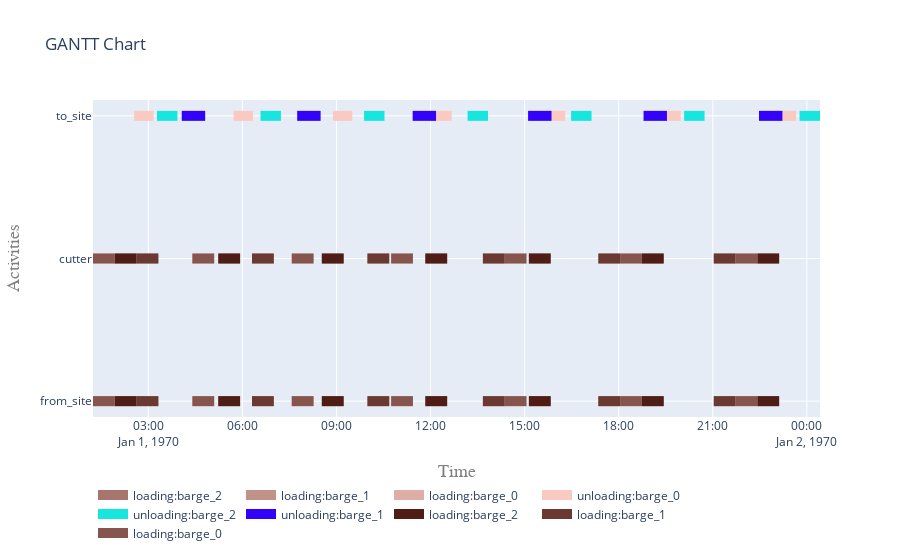

Notebook cell for this chart:
### Code cell
fig = plot.get_gantt_chart([from_site, to_site, cutter], id_map=activities)

### Figure 1 — Plotly figure (JSON) as saved in the notebook; plotly's stock layout.template omitted (floating-point values rounded to 4 significant figures)
{"data": [{"connectgaps": false, "hoverinfo": "y+name", "line": {"color": "rgb(166,118,110)", "width": 10}, "mode": "lines", "name": "loading:barge_2", "type": "scatter", "x": ["1970-01-01T01:55:54", "1970-01-01T01:55:54", "1970-01-01T02:37:34", "1970-01-01T02:37:34", "1970-01-01T02:37:34", "1970-01-01T05:13:58", "1970-01-01T05:13:58", "1970-01-01T05:55:38", "1970-01-01T05:55:38", "1970-01-01T05:55:38", "1970-01-01T08:32:02", "1970-01-01T08:32:02", "1970-01-01T09:13:42", "1970-01-01T09:13:42", "1970-01-01T09:13:42", "1970-01-01T11:50:06", "1970-01-01T11:50:06", "1970-01-01T12:31:46", "1970-01-01T12:31:46", "1970-01-01T12:31:46", "1970-01-01T15:08:10", "1970-01-01T15:08:10", "1970-01-01T15:49:50", "1970-01-01T15:49:50", "1970-01-01T15:49:50", "1970-01-01T18:44:22", "1970-01-01T18:44:22", "1970-01-01T19:26:02", "1970-01-01T19:26:02", "1970-01-01T19:26:02", "1970-01-01T22:25:14", "1970-01-01T22:25:14", "1970-01-01T23:06:54", "1970-01-01T23:06:54", "1970-01-01T23:06:54", "1970-01-01T01:55:54", "1970-01-01T01:55:54", "1970-01-01T02:37:34", "1970-01-01T02:37:34", "1970-01-01T02:37:34", "1970-01-01T05:13:58", "1970-01-01T05:13:58", "1970-01-01T05:55:38", "1970-01-01T05:55:38", "1970-01-01T05:55:38", "1970-01-01T08:32:02", "1970-01-01T08:32:02", "1970-01-01T09:13:42", "1970-01-01T09:13:42", "1970-01-01T09:13:42", "1970-01-01T11:50:06", "1970-01-01T11:50:06", "1970-01-01T12:31:46", "1970-01-01T12:31:46", "1970-01-01T12:31:46", "1970-01-01T15:08:10", "1970-01-01T15:08:10", "1970-01-01T15:49:50", "1970-01-01T15:49:50", "1970-01-01T15:49:50", "1970-01-01T18:44:22", "1970-01-01T18:44:22", "1970-01-01T19:26:02", "1970-01-01T19:26:02", "1970-01-01T19:26:02", "1970-01-01T22:25:14", "1970-01-01T22:25:14", "1970-01-01T23:06:54", "1970-01-01T23:06:54", "1970-01-01T23:06:54"], "y": ["from_site", "from_site", "from_site", "from_site", null, "from_site", "from_site", "from_site", "from_site", null, "from_site", "from_site", "from_site", "from_site", null, "from_site", "from_site", "from_site", "from_site", null, "from_site", "from_site", "from_site", "from_site", null, "from_site", "from_site", "from_site", "from_site", null, "from_site", "from_site", "from_site", "from_site", null, "cutter", "cutter", "cutter", "cutter", null, "cutter", "cutter", "cutter", "cutter", null, "cutter", "cutter", "cutter", "cutter", null, "cutter", "cutter", "cutter", "cutter", null, "cutter", "cutter", "cutter", "cutter", null, "cutter", "cutter", "cutter", "cutter", null, "cutter", "cutter", "cutter", "cutter", null]}, {"connectgaps": false, "hoverinfo": "y+name", "line": {"color": "rgb(194,146,138)", "width": 10}, "mode": "lines", "name": "loading:barge_1", "type": "scatter", "x": ["1970-01-01T02:37:34", "1970-01-01T02:37:34", "1970-01-01T03:19:14", "1970-01-01T03:19:14", "1970-01-01T03:19:14", "1970-01-01T06:18:26", "1970-01-01T06:18:26", "1970-01-01T07:00:06", "1970-01-01T07:00:06", "1970-01-01T07:00:06", "1970-01-01T09:59:18", "1970-01-01T09:59:18", "1970-01-01T10:40:58", "1970-01-01T10:40:58", "1970-01-01T10:40:58", "1970-01-01T13:40:10", "1970-01-01T13:40:10", "1970-01-01T14:21:50", "1970-01-01T14:21:50", "1970-01-01T14:21:50", "1970-01-01T17:21:02", "1970-01-01T17:21:02", "1970-01-01T18:02:42", "1970-01-01T18:02:42", "1970-01-01T18:02:42", "1970-01-01T21:01:54", "1970-01-01T21:01:54", "1970-01-01T21:43:34", "1970-01-01T21:43:34", "1970-01-01T21:43:34", "1970-01-01T02:37:34", "1970-01-01T02:37:34", "1970-01-01T03:19:14", "1970-01-01T03:19:14", "1970-01-01T03:19:14", "1970-01-01T06:18:26", "1970-01-01T06:18:26", "1970-01-01T07:00:06", "1970-01-01T07:00:06", "1970-01-01T07:00:06", "1970-01-01T09:59:18", "1970-01-01T09:59:18", "1970-01-01T10:40:58", "1970-01-01T10:40:58", "1970-01-01T10:40:58", "1970-01-01T13:40:10", "1970-01-01T13:40:10", "1970-01-01T14:21:50", "1970-01-01T14:21:50", "1970-01-01T14:21:50", "1970-01-01T17:21:02", "1970-01-01T17:21:02", "1970-01-01T18:02:42", "1970-01-01T18:02:42", "1970-01-01T18:02:42", "1970-01-01T21:01:54", "1970-01-01T21:01:54", "1970-01-01T21:43:34", "1970-01-01T21:43:34", "1970-01-01T21:43:34"], "y": ["from_site", "from_site", "from_site", "from_site", null, "from_site", "from_site", "from_site", "from_site", null, "from_site", "from_site", "from_site", "from_site", null, "from_site", "from_site", "from_site", "from_site", null, "from_site", "from_site", "from_site", "from_site", null, "from_site", "from_site", "from_site", "from_site", null, "cutter", "cutter", "cutter", "cutter", null, "cutter", "cutter", "cutter", "cutter", null, "cutter", "cutter", "cutter", "cutter", null, "cutter", "cutter", "cutter", "cutter", null, "cutter", "cutter", "cutter", "cutter", null, "cutter", "cutter", "cutter", "cutter", null]}, {"connectgaps": false, "hoverinfo": "y+name", "line": {"color": "rgb(222,174,166)", "width": 10}, "mode": "lines", "name": "loading:barge_0", "type": "scatter", "x": ["1970-01-01T01:14:14", "1970-01-01T01:14:14", "1970-01-01T01:55:54", "1970-01-01T01:55:54", "1970-01-01T01:55:54", "1970-01-01T04:24:22", "1970-01-01T04:24:22", "1970-01-01T05:06:02", "1970-01-01T05:06:02", "1970-01-01T05:06:02", "1970-01-01T07:34:30", "1970-01-01T07:34:30", "1970-01-01T08:16:10", "1970-01-01T08:16:10", "1970-01-01T08:16:10", "1970-01-01T10:44:38", "1970-01-01T10:44:38", "1970-01-01T11:26:18", "1970-01-01T11:26:18", "1970-01-01T11:26:18", "1970-01-01T14:21:50", "1970-01-01T14:21:50", "1970-01-01T15:03:30", "1970-01-01T15:03:30", "1970-01-01T15:03:30", "1970-01-01T18:02:42", "1970-01-01T18:02:42", "1970-01-01T18:44:22", "1970-01-01T18:44:22", "1970-01-01T18:44:22", "1970-01-01T21:43:34", "1970-01-01T21:43:34", "1970-01-01T22:25:14", "1970-01-01T22:25:14", "1970-01-01T22:25:14", "1970-01-01T01:14:14", "1970-01-01T01:14:14", "1970-01-01T01:55:54", "1970-01-01T01:55:54", "1970-01-01T01:55:54", "1970-01-01T04:24:22", "1970-01-01T04:24:22", "1970-01-01T05:06:02", "1970-01-01T05:06:02", "1970-01-01T05:06:02", "1970-01-01T07:34:30", "1970-01-01T07:34:30", "1970-01-01T08:16:10", "1970-01-01T08:16:10", "1970-01-01T08:16:10", "1970-01-01T10:44:38", "1970-01-01T10:44:38", "1970-01-01T11:26:18", "1970-01-01T11:26:18", "1970-01-01T11:26:18", "1970-01-01T14:21:50", "1970-01-01T14:21:50", "1970-01-01T15:03:30", "1970-01-01T15:03:30", "1970-01-01T15:03:30", "1970-01-01T18:02:42", "1970-01-01T18:02:42", "1970-01-01T18:44:22", "1970-01-01T18:44:22", "1970-01-01T18:44:22", "1970-01-01T21:43:34", "1970-01-01T21:43:34", "1970-01-01T22:25:14", "1970-01-01T22:25:14", "1970-01-01T22:25:14"], "y": ["from_site", "from_site", "from_site", "from_site", null, "from_site", "from_site", "from_site", "from_site", null, "from_site", "from_site", "from_site", "from_site", null, "from_site", "from_site", "from_site", "from_site", null, "from_site", "from_site", "from_site", "from_site", null, "from_site", "from_site", "from_site", "from_site", null, "from_site", "from_site", "from_site", "from_site", null, "cutter", "cutter", "cutter", "cutter", null, "cutter", "cutter", "cutter", "cutter", null, "cutter", "cutter", "cutter", "cutter", null, "cutter", "cutter", "cutter", "cutter", null, "cutter", "cutter", "cutter", "cutter", null, "cutter", "cutter", "cutter", "cutter", null, "cutter", "cutter", "cutter", "cutter", null]}, {"connectgaps": false, "hoverinfo": "y+name", "line": {"color": "rgb(250,202,194)", "width": 10}, "mode": "lines", "name": "unloading:barge_0", "type": "scatter", "x": ["1970-01-01T02:33:01", "1970-01-01T02:33:01", "1970-01-01T03:10:08", "1970-01-01T03:10:08", "1970-01-01T03:10:08", "1970-01-01T05:43:09", "1970-01-01T05:43:09", "1970-01-01T06:20:16", "1970-01-01T06:20:16", "1970-01-01T06:20:16", "1970-01-01T08:53:17", "1970-01-01T08:53:17", "1970-01-01T09:30:24", "1970-01-01T09:30:24", "1970-01-01T09:30:24", "1970-01-01T12:03:25", "1970-01-01T12:03:25", "1970-01-01T12:40:32", "1970-01-01T12:40:32", "1970-01-01T12:40:32", "1970-01-01T15:40:37", "1970-01-01T15:40:37", "1970-01-01T16:17:44", "1970-01-01T16:17:44", "1970-01-01T16:17:44", "1970-01-01T19:21:29", "1970-01-01T19:21:29", "1970-01-01T19:58:36", "1970-01-01T19:58:36", "1970-01-01T19:58:36", "1970-01-01T23:02:21", "1970-01-01T23:02:21", "1970-01-01T23:39:28", "1970-01-01T23:39:28", "1970-01-01T23:39:28"], "y": ["to_site", "to_site", "to_site", "to_site", null, "to_site", "to_site", "to_site", "to_site", null, "to_site", "to_site", "to_site", "to_site", null, "to_site", "to_site", "to_site", "to_site", null, "to_site", "to_site", "to_site", "to_site", null, "to_site", "to_site", "to_site", "to_site", null, "to_site", "to_site", "to_site", "to_site", null]}, {"connectgaps": false, "hoverinfo": "y+name", "line": {"color": "rgb(22,230,222)", "width": 10}, "mode": "lines", "name": "unloading:barge_2", "type": "scatter", "x": ["1970-01-01T03:16:40", "1970-01-01T03:16:40", "1970-01-01T03:55:46", "1970-01-01T03:55:46", "1970-01-01T03:55:46", "1970-01-01T06:34:44", "1970-01-01T06:34:44", "1970-01-01T07:13:50", "1970-01-01T07:13:50", "1970-01-01T07:13:50", "1970-01-01T09:52:48", "1970-01-01T09:52:48", "1970-01-01T10:31:54", "1970-01-01T10:31:54", "1970-01-01T10:31:54", "1970-01-01T13:10:52", "1970-01-01T13:10:52", "1970-01-01T13:49:58", "1970-01-01T13:49:58", "1970-01-01T13:49:58", "1970-01-01T16:28:56", "1970-01-01T16:28:56", "1970-01-01T17:08:02", "1970-01-01T17:08:02", "1970-01-01T17:08:02", "1970-01-01T20:05:08", "1970-01-01T20:05:08", "1970-01-01T20:44:14", "1970-01-01T20:44:14", "1970-01-01T20:44:14", "1970-01-01T23:46:00", "1970-01-01T23:46:00", "1970-01-02T00:25:06", "1970-01-02T00:25:06", "1970-01-02T00:25:06"], "y": ["to_site", "to_site", "to_site", "to_site", null, "to_site", "to_site", "to_site", "to_site", null, "to_site", "to_site", "to_site", "to_site", null, "to_site", "to_site", "to_site", "to_site", null, "to_site", "to_site", "to_site", "to_site", null, "to_site", "to_site", "to_site", "to_site", null, "to_site", "to_site", "to_site", "to_site", null]}, {"connectgaps": false, "hoverinfo": "y+name", "line": {"color": "rgb(50,2,250)", "width": 10}, "mode": "lines", "name": "unloading:barge_1", "type": "scatter", "x": ["1970-01-01T04:04:02", "1970-01-01T04:04:02", "1970-01-01T04:48:50", "1970-01-01T04:48:50", "1970-01-01T04:48:50", "1970-01-01T07:44:54", "1970-01-01T07:44:54", "1970-01-01T08:29:42", "1970-01-01T08:29:42", "1970-01-01T08:29:42", "1970-01-01T11:25:46", "1970-01-01T11:25:46", "1970-01-01T12:10:34", "1970-01-01T12:10:34", "1970-01-01T12:10:34", "1970-01-01T15:06:38", "1970-01-01T15:06:38", "1970-01-01T15:51:26", "1970-01-01T15:51:26", "1970-01-01T15:51:26", "1970-01-01T18:47:30", "1970-01-01T18:47:30", "1970-01-01T19:32:18", "1970-01-01T19:32:18", "1970-01-01T19:32:18", "1970-01-01T22:28:22", "1970-01-01T22:28:22", "1970-01-01T23:13:10", "1970-01-01T23:13:10", "1970-01-01T23:13:10"], "y": ["to_site", "to_site", "to_site", "to_site", null, "to_site", "to_site", "to_site", "to_site", null, "to_site", "to_site", "to_site", "to_site", null, "to_site", "to_site", "to_site", "to_site", null, "to_site", "to_site", "to_site", "to_site", null, "to_site", "to_site", "to_site", "to_site", null]}, {"connectgaps": false, "hoverinfo": "y+name", "line": {"color": "rgb(78,30,22)", "width": 10}, "mode": "lines", "name": "loading:barge_2", "type": "scatter", "x": ["1970-01-01T01:55:54", "1970-01-01T01:55:54", "1970-01-01T02:37:34", "1970-01-01T02:37:34", "1970-01-01T02:37:34", "1970-01-01T05:13:58", "1970-01-01T05:13:58", "1970-01-01T05:55:38", "1970-01-01T05:55:38", "1970-01-01T05:55:38", "1970-01-01T08:32:02", "1970-01-01T08:32:02", "1970-01-01T09:13:42", "1970-01-01T09:13:42", "1970-01-01T09:13:42", "1970-01-01T11:50:06", "1970-01-01T11:50:06", "1970-01-01T12:31:46", "1970-01-01T12:31:46", "1970-01-01T12:31:46", "1970-01-01T15:08:10", "1970-01-01T15:08:10", "1970-01-01T15:49:50", "1970-01-01T15:49:50", "1970-01-01T15:49:50", "1970-01-01T18:44:22", "1970-01-01T18:44:22", "1970-01-01T19:26:02", "1970-01-01T19:26:02", "1970-01-01T19:26:02", "1970-01-01T22:25:14", "1970-01-01T22:25:14", "1970-01-01T23:06:54", "1970-01-01T23:06:54", "1970-01-01T23:06:54", "1970-01-01T01:55:54", "1970-01-01T01:55:54", "1970-01-01T02:37:34", "1970-01-01T02:37:34", "1970-01-01T02:37:34", "1970-01-01T05:13:58", "1970-01-01T05:13:58", "1970-01-01T05:55:38", "1970-01-01T05:55:38", "1970-01-01T05:55:38", "1970-01-01T08:32:02", "1970-01-01T08:32:02", "1970-01-01T09:13:42", "1970-01-01T09:13:42", "1970-01-01T09:13:42", "1970-01-01T11:50:06", "1970-01-01T11:50:06", "1970-01-01T12:31:46", "1970-01-01T12:31:46", "1970-01-01T12:31:46", "1970-01-01T15:08:10", "1970-01-01T15:08:10", "1970-01-01T15:49:50", "1970-01-01T15:49:50", "1970-01-01T15:49:50", "1970-01-01T18:44:22", "1970-01-01T18:44:22", "1970-01-01T19:26:02", "1970-01-01T19:26:02", "1970-01-01T19:26:02", "1970-01-01T22:25:14", "1970-01-01T22:25:14", "1970-01-01T23:06:54", "1970-01-01T23:06:54", "1970-01-01T23:06:54"], "y": ["from_site", "from_site", "from_site", "from_site", null, "from_site", "from_site", "from_site", "from_site", null, "from_site", "from_site", "from_site", "from_site", null, "from_site", "from_site", "from_site", "from_site", null, "from_site", "from_site", "from_site", "from_site", null, "from_site", "from_site", "from_site", "from_site", null, "from_site", "from_site", "from_site", "from_site", null, "cutter", "cutter", "cutter", "cutter", null, "cutter", "cutter", "cutter", "cutter", null, "cutter", "cutter", "cutter", "cutter", null, "cutter", "cutter", "cutter", "cutter", null, "cutter", "cutter", "cutter", "cutter", null, "cutter", "cutter", "cutter", "cutter", null, "cutter", "cutter", "cutter", "cutter", null]}, {"connectgaps": false, "hoverinfo": "y+name", "line": {"color": "rgb(106,58,50)", "width": 10}, "mode": "lines", "name": "loading:barge_1", "type": "scatter", "x": ["1970-01-01T02:37:34", "1970-01-01T02:37:34", "1970-01-01T03:19:14", "1970-01-01T03:19:14", "1970-01-01T03:19:14", "1970-01-01T06:18:26", "1970-01-01T06:18:26", "1970-01-01T07:00:06", "1970-01-01T07:00:06", "1970-01-01T07:00:06", "1970-01-01T09:59:18", "1970-01-01T09:59:18", "1970-01-01T10:40:58", "1970-01-01T10:40:58", "1970-01-01T10:40:58", "1970-01-01T13:40:10", "1970-01-01T13:40:10", "1970-01-01T14:21:50", "1970-01-01T14:21:50", "1970-01-01T14:21:50", "1970-01-01T17:21:02", "1970-01-01T17:21:02", "1970-01-01T18:02:42", "1970-01-01T18:02:42", "1970-01-01T18:02:42", "1970-01-01T21:01:54", "1970-01-01T21:01:54", "1970-01-01T21:43:34", "1970-01-01T21:43:34", "1970-01-01T21:43:34", "1970-01-01T02:37:34", "1970-01-01T02:37:34", "1970-01-01T03:19:14", "1970-01-01T03:19:14", "1970-01-01T03:19:14", "1970-01-01T06:18:26", "1970-01-01T06:18:26", "1970-01-01T07:00:06", "1970-01-01T07:00:06", "1970-01-01T07:00:06", "1970-01-01T09:59:18", "1970-01-01T09:59:18", "1970-01-01T10:40:58", "1970-01-01T10:40:58", "1970-01-01T10:40:58", "1970-01-01T13:40:10", "1970-01-01T13:40:10", "1970-01-01T14:21:50", "1970-01-01T14:21:50", "1970-01-01T14:21:50", "1970-01-01T17:21:02", "1970-01-01T17:21:02", "1970-01-01T18:02:42", "1970-01-01T18:02:42", "1970-01-01T18:02:42", "1970-01-01T21:01:54", "1970-01-01T21:01:54", "1970-01-01T21:43:34", "1970-01-01T21:43:34", "1970-01-01T21:43:34"], "y": ["from_site", "from_site", "from_site", "from_site", null, "from_site", "from_site", "from_site", "from_site", null, "from_site", "from_site", "from_site", "from_site", null, "from_site", "from_site", "from_site", "from_site", null, "from_site", "from_site", "from_site", "from_site", null, "from_site", "from_site", "from_site", "from_site", null, "cutter", "cutter", "cutter", "cutter", null, "cutter", "cutter", "cutter", "cutter", null, "cutter", "cutter", "cutter", "cutter", null, "cutter", "cutter", "cutter", "cutter", null, "cutter", "cutter", "cutter", "cutter", null, "cutter", "cutter", "cutter", "cutter", null]}, {"connectgaps": false, "hoverinfo": "y+name", "line": {"color": "rgb(134,86,78)", "width": 10}, "mode": "lines", "name": "loading:barge_0", "type": "scatter", "x": ["1970-01-01T01:14:14", "1970-01-01T01:14:14", "1970-01-01T01:55:54", "1970-01-01T01:55:54", "1970-01-01T01:55:54", "1970-01-01T04:24:22", "1970-01-01T04:24:22", "1970-01-01T05:06:02", "1970-01-01T05:06:02", "1970-01-01T05:06:02", "1970-01-01T07:34:30", "1970-01-01T07:34:30", "1970-01-01T08:16:10", "1970-01-01T08:16:10", "1970-01-01T08:16:10", "1970-01-01T10:44:38", "1970-01-01T10:44:38", "1970-01-01T11:26:18", "1970-01-01T11:26:18", "1970-01-01T11:26:18", "1970-01-01T14:21:50", "1970-01-01T14:21:50", "1970-01-01T15:03:30", "1970-01-01T15:03:30", "1970-01-01T15:03:30", "1970-01-01T18:02:42", "1970-01-01T18:02:42", "1970-01-01T18:44:22", "1970-01-01T18:44:22", "1970-01-01T18:44:22", "1970-01-01T21:43:34", "1970-01-01T21:43:34", "1970-01-01T22:25:14", "1970-01-01T22:25:14", "1970-01-01T22:25:14", "1970-01-01T01:14:14", "1970-01-01T01:14:14", "1970-01-01T01:55:54", "1970-01-01T01:55:54", "1970-01-01T01:55:54", "1970-01-01T04:24:22", "1970-01-01T04:24:22", "1970-01-01T05:06:02", "1970-01-01T05:06:02", "1970-01-01T05:06:02", "1970-01-01T07:34:30", "1970-01-01T07:34:30", "1970-01-01T08:16:10", "1970-01-01T08:16:10", "1970-01-01T08:16:10", "1970-01-01T10:44:38", "1970-01-01T10:44:38", "1970-01-01T11:26:18", "1970-01-01T11:26:18", "1970-01-01T11:26:18", "1970-01-01T14:21:50", "1970-01-01T14:21:50", "1970-01-01T15:03:30", "1970-01-01T15:03:30", "1970-01-01T15:03:30", "1970-01-01T18:02:42", "1970-01-01T18:02:42", "1970-01-01T18:44:22", "1970-01-01T18:44:22", "1970-01-01T18:44:22", "1970-01-01T21:43:34", "1970-01-01T21:43:34", "1970-01-01T22:25:14", "1970-01-01T22:25:14", "1970-01-01T22:25:14"], "y": ["from_site", "from_site", "from_site", "from_site", null, "from_site", "from_site", "from_site", "from_site", null, "from_site", "from_site", "from_site", "from_site", null, "from_site", "from_site", "from_site", "from_site", null, "from_site", "from_site", "from_site", "from_site", null, "from_site", "from_site", "from_site", "from_site", null, "from_site", "from_site", "from_site", "from_site", null, "cutter", "cutter", "cutter", "cutter", null, "cutter", "cutter", "cutter", "cutter", null, "cutter", "cutter", "cutter", "cutter", null, "cutter", "cutter", "cutter", "cutter", null, "cutter", "cutter", "cutter", "cutter", null, "cutter", "cutter", "cutter", "cutter", null, "cutter", "cutter", "cutter", "cutter", null]}], "layout": {"hovermode": "closest", "legend": {"orientation": "h", "x": 0, "y": -0.2}, "title": {"text": "GANTT Chart"}, "xaxis": {"range": ["1970-01-01T01:14:14", "1970-01-02T00:25:06"], "title": {"font": {"color": "#7f7f7f", "family": "Courier New, monospace", "size": 18}, "text": "Time"}}, "yaxis": {"title": {"font": {"color": "#7f7f7f", "family": "Courier New, monospace", "size": 18}, "text": "Activities"}}}}
